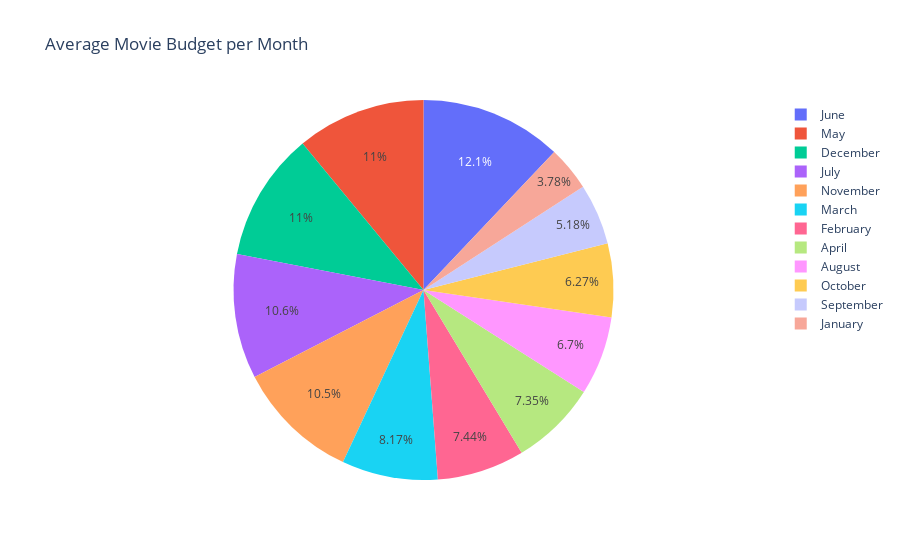

Notebook code cell kept with this figure:
### Markdown cell above
(g) Checking the average movie budget per month

### Code cell
pie_chart(new_m)

### Figure 1 — Plotly figure (JSON) as saved in the notebook; plotly's stock layout.template omitted (floating-point values rounded to 4 significant figures)
{"data": [{"domain": {"x": [0, 1], "y": [0, 1]}, "hovertemplate": "release_month=%{label}<br>budget=%{value}<extra></extra>", "labels": ["April", "August", "December", "February", "January", "July", "June", "March", "May", "November", "October", "September"], "legendgroup": "", "name": "", "showlegend": true, "type": "pie", "values": [13250000.0, 12090000.0, 19790000.0, 13410000.0, 6812000.0, 19140000.0, 21770000.0, 14730000.0, 19790000.0, 18860000.0, 11290000.0, 9343000.0]}], "layout": {"legend": {"tracegroupgap": 0}, "title": {"text": "Average Movie Budget per Month"}}}
